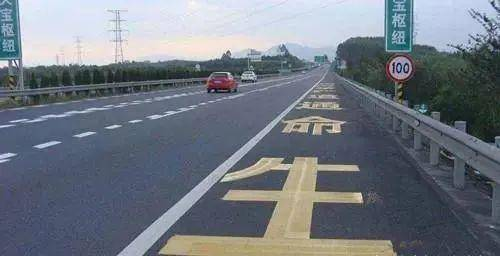
//> input picture 应急车道2.jpeg, 500 x 256 px, given in place of the camera
$ ./videoShow_sub   (built with g++ and OpenCV 4)
//> lines starting //> are read from the running program, lines starting //| are printed output that depends on the picture; after the words box and inside, x2 and y2 are one past the last pixel; in counts of white or black regions, pixels touching at a corner belong together
//> further down, frame is the input picture: 256 rows x 500 cols, CV_8UC3; mean B, G, R 129.7, 119.9, 112.8
#include <opencv2/opencv.hpp>

#include "math.h"

using namespace cv;
using namespace std;

// #define halfFarW 50
// #define halfCloseW 290
#define halfFarW 70
#define halfCloseW 400
// #define H1 460
// #define H2 650
#define H1 150
#define H2 500

#define minBarDistance 400
#define minBarS 100
double calculated_curvature;
double theata = 0;							// 用于累加局部曲率
int theata_count = 0;						// 用于累加曲率数.后面求平均
Mat polyfit(vector<Point> &in_point, int n) //
{
	int size = in_point.size();
	// 所求未知数个数
	int x_num = n + 1;
	// 构造矩阵U和Y
	Mat mat_u(size, x_num, CV_64F);
	Mat mat_y(size, 1, CV_64F);

	for (int i = 0; i < mat_u.rows; ++i)
		for (int j = 0; j < mat_u.cols; ++j)
		{
			mat_u.at<double>(i, j) = pow(in_point[i].x, j);
		}

	for (int i = 0; i < mat_y.rows; ++i)
	{
		mat_y.at<double>(i, 0) = in_point[i].y;
	}

	// 矩阵运算，获得系数矩阵K
	Mat mat_k(x_num, 1, CV_64F);
	mat_k = (mat_u.t() * mat_u).inv() * mat_u.t() * mat_y;
	// cout << mat_k << endl;
	return mat_k;
}
void imageCallback(Mat src)
{

	Mat dst2(1080, 840, CV_8UC3); // 用來繪制識別出的正交的路徑
	dst2.setTo(0);
	Mat mask(src.rows, src.cols, CV_8UC3); // 用來繪制將正交路徑變回原圖的遮罩
	mask.setTo(0);

	Point2f src_vertices[4]; // 从原图中选择出需要识别的透视区域，用于变换
	src_vertices[0] = Point(src.size().width / 2 - halfFarW, H1);
	src_vertices[1] = Point(src.size().width / 2 + halfFarW, H1);
	src_vertices[2] = Point(src.size().width / 2 - halfCloseW, H2);
	src_vertices[3] = Point(src.size().width / 2 + halfCloseW, H2);

	Point2f dst_vertices[4]; // 设置透视区域变换后的区域
	dst_vertices[0] = Point(200, 0) + Point(20, 20);
	dst_vertices[1] = Point(640, 0) + Point(20, 20);
	dst_vertices[2] = Point(200, 1080);
	dst_vertices[3] = Point(640, 1080);

	Mat M = getPerspectiveTransform(src_vertices, dst_vertices); // 透视变换矩阵
	Mat dst(1080, 840, CV_8UC3);								 // 变换后的区域

	Mat binery, lab, gray, grayToBinary, hls;

	warpPerspective(src, dst, M, dst.size(), INTER_LINEAR, BORDER_CONSTANT); // 变换
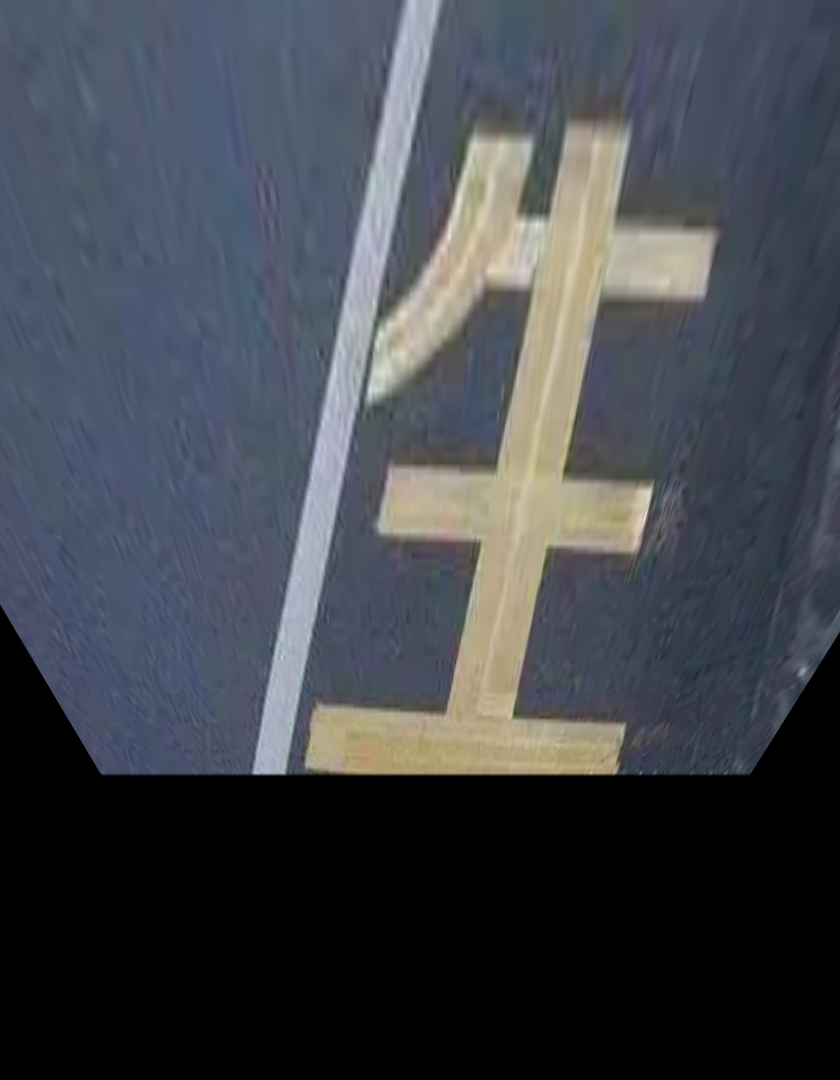
//> dst: 1080 rows x 840 cols, CV_8UC3; mean B, G, R 76.2, 69.4, 65.8
	cvtColor(dst, gray, COLOR_BGR2GRAY);									 // 获取灰度图
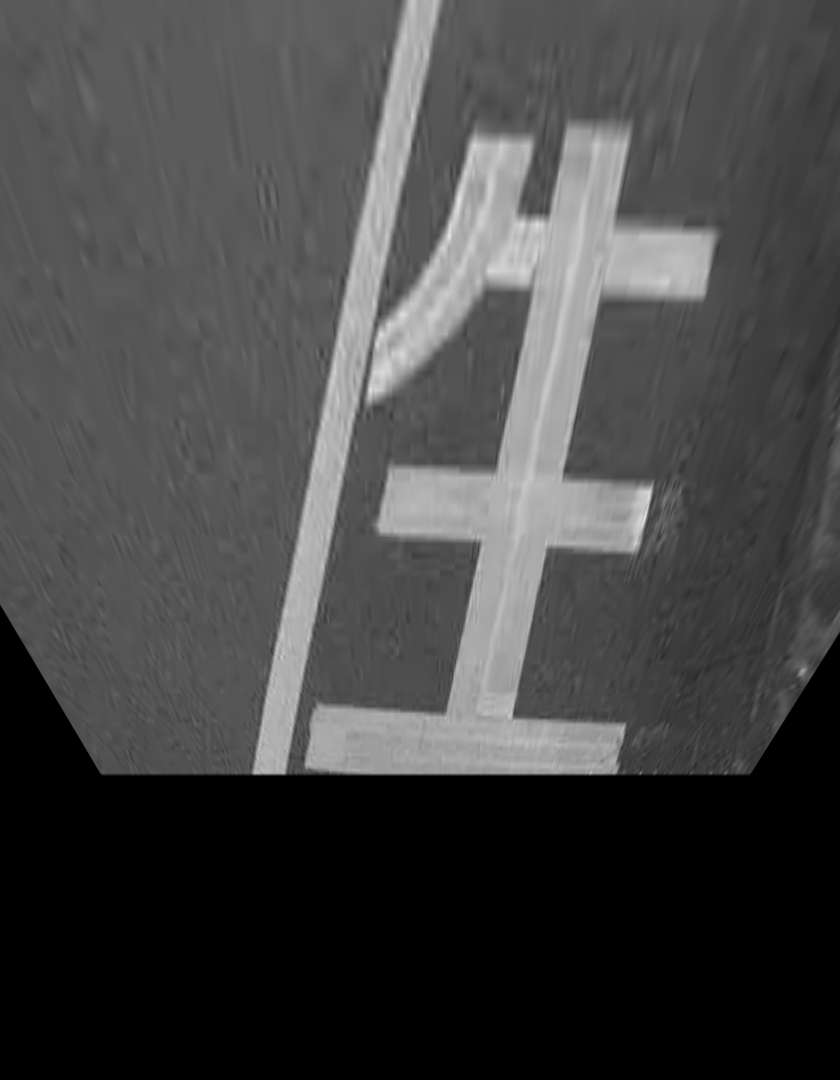
//> gray: 1080 rows x 840 cols, CV_8UC1; min 0, max 236, mean 69.1
	cvtColor(dst, lab, cv::COLOR_BGR2Lab);									 // 获取lab图
//> lab: 1080 rows x 840 cols, CV_8UC3; mean of channels 0, 1, 2 74.2, 128.5, 123.4
	cvtColor(dst, hls, cv::COLOR_BGR2HLS);
//> hls: 1080 rows x 840 cols, CV_8UC3; mean of channels 0, 1, 2 66.3, 71.1, 27.7
	// dst.copyTo(lab);
	// GaussianBlur(lab,lab,Size(5,5),0);

	std::vector<Mat> split_vec; // hsv的分离通道
	split(hls, split_vec);		// 分离以便查看特征
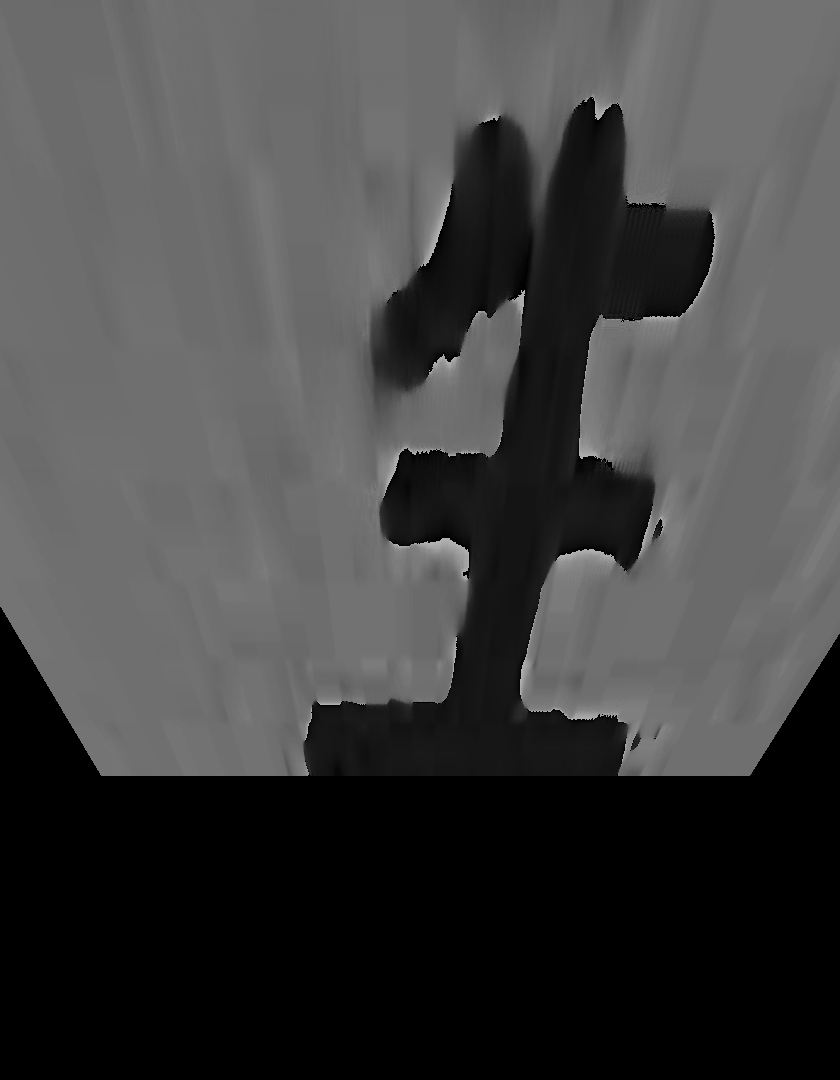
//> split_vec[0]: 1080 rows x 840 cols, CV_8UC1; min 0, max 179, mean 66.3
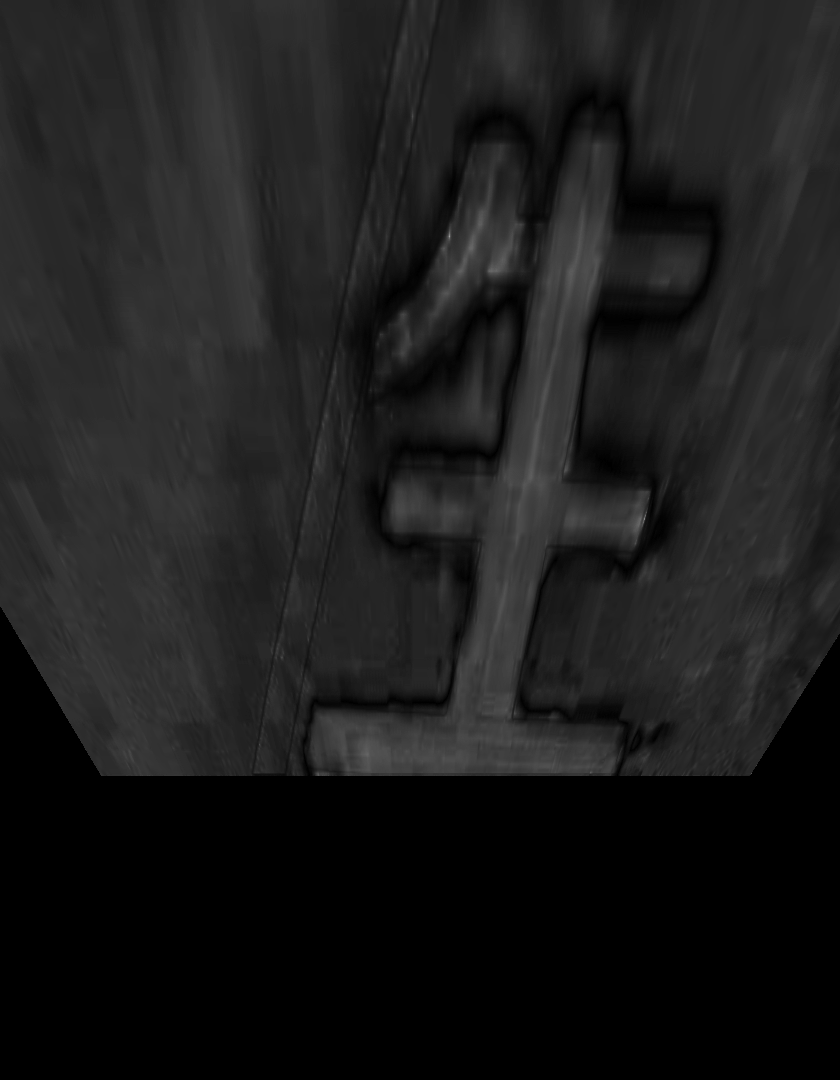
//> split_vec[2]: 1080 rows x 840 cols, CV_8UC1; min 0, max 160, mean 27.7
	GaussianBlur(dst, dst, Size(5, 5), 20, 20);
	// threshold(gray, grayToBinary,230, 255, THRESH_BINARY);
	// threshold(gray, grayToBinary,200, 255, THRESH_BINARY);
	// inRange(dst, Scalar(232, 232, 232), Scalar(255, 255, 255), binery);
	inRange(hls, Scalar(0, 232, 150), Scalar(255, 255, 255), binery);
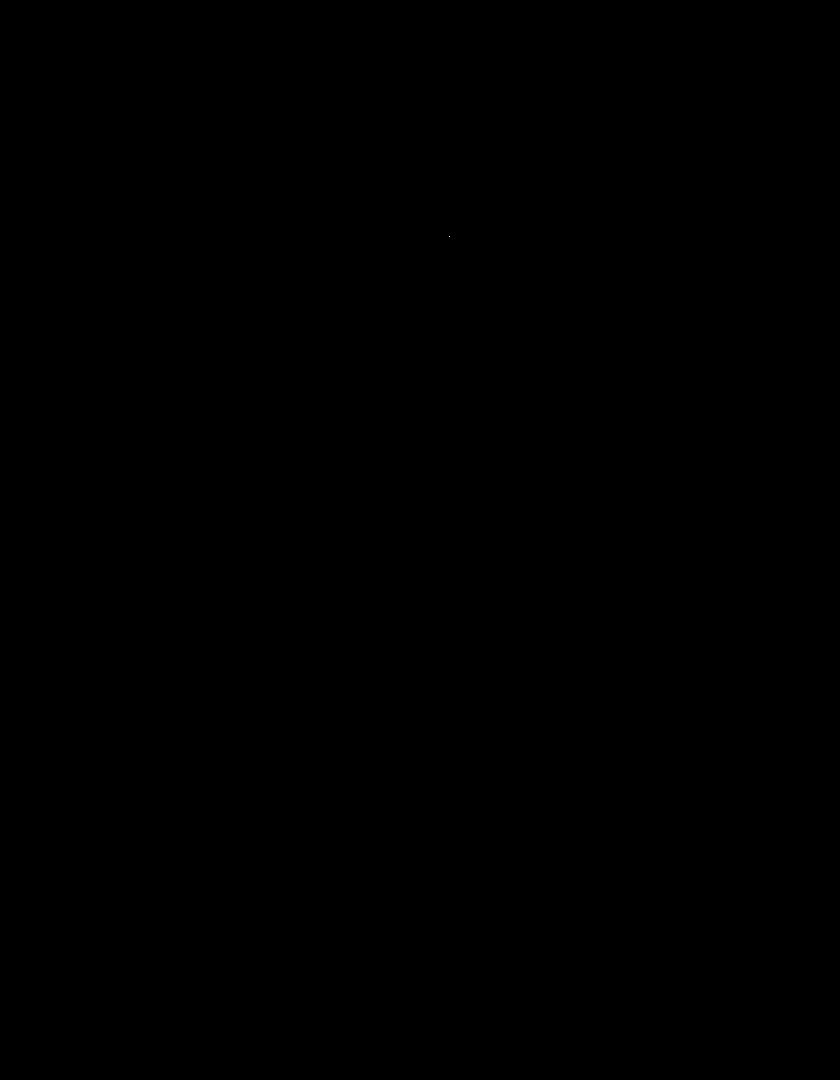
//> binery: 1080 rows x 840 cols, CV_8UC1; 0% white in thin lines or dots, all inside (x1, y1, x2, y2) = (449, 236, 450, 237)
	// [17 lines of commented-out code are left out]

	std::vector<Point> lastAllowedPoints;
	bool lastIfOneOnRight = false;
	std::vector<std::vector<Point>> vec_p;

	std::vector<Vec4i> vec_4f;
	findContours(binery, vec_p, vec_4f, RETR_EXTERNAL, CHAIN_APPROX_SIMPLE, Point(0, 0));
//> vec_p = 1 contour, all with area under 20; vec_4f = 1 item: [-1, -1, -1, -1]

	std::vector<Point> keyPoints; // 储存经过过滤的 线段的关键顶点,用于拟合

	for (int i = 0; i < vec_p.size(); i++)
	{
		if (fabs(arcLength(vec_p.at(i), true)) > 216)
		{ // 周长限制
			Point max = vec_p.at(i).at(0);
			Point min = vec_p.at(i).at(0);
			for (int j = 1; j < vec_p.at(i).size(); j++)
			{ // 寻找端点
				if (vec_p.at(i).at(j).y > max.y)
				{
					max = vec_p.at(i).at(j);
				}
				if (vec_p.at(i).at(j).y < min.y)
				{
					min = vec_p.at(i).at(j);
				}
			}
			if ((max.x - min.x) * (max.x - min.x) + (max.y - min.y) * (max.y - min.y) > 8000)
			{ // 长度限制
				circle(dst2, min, 7, Scalar(255, 0, 255));
				circle(dst2, max, 7, Scalar(255, 255, 0));

				// keyPoints.push_back(max);
				// keyPoints.push_back(min);
				keyPoints.push_back(Point(max.y, max.x));
				keyPoints.push_back(Point((min.y + max.y) / 2, (min.x + max.x) / 2));
				keyPoints.push_back(Point(min.y, min.x));
			}
			// drawContours(dst2, vec_p,i, Scalar(255, 255, 100),23);
		}
	}
//> this loop made 1 pass
//> dst2: 1080 rows x 840 cols, CV_8UC3; every value is 0
	// [5 lines of commented-out code are left out]
	if (keyPoints.size() > 0)
	{
		int n = 2; // 拟合到2次函数

		Mat mat_k = polyfit(keyPoints, n);
		double lasty = 0;  // 记录上一个y值用于微分
		double lastdy = 0; // 记录上一个dy值用于二次微分
		// 画出拟合曲线
		for (int i = keyPoints.back().x; i < keyPoints.front().x; ++i)
		{

			Point2d ipt;
			ipt.y = i;
			ipt.x = 0;
			for (int j = 0; j < n + 1; ++j)
			{
				ipt.x += mat_k.at<double>(j, 0) * pow(i, j);
			}
			if (i != keyPoints.front().x)
			{ // weifen,用于曲率计算
				double dy = ipt.x - lasty;
				if (i != keyPoints.front().x + 1)
				{
					double ddy = dy - lastdy;
					theata += ddy;
					theata_count++;
				}
				lastdy = dy;
			}
			lasty = ipt.x;
			circle(dst2, ipt, 7, Scalar(255, 255, 0));
			// circle(lab, pointArr[i], 3, cv::Scalar(0, 255, 0),3);
		}
	}
	// [13 lines of commented-out code are left out]

	if (theata_count > 0)
	{ // 计算曲率平均值并绘制到图上
		char index[10] = "";

		sprintf(index, "%f", theata / theata_count);
		putText(src, index, Point(100, 100), cv::FONT_HERSHEY_PLAIN, 2, cv::Scalar(0, 255, 255));
	}

	Mat M2 = getPerspectiveTransform(dst_vertices, src_vertices); // 用于变换回原图

	warpPerspective(dst2, mask, M2, mask.size(), INTER_LINEAR, BORDER_CONSTANT); // 变换

	Mat binary2;
	cvtColor(mask, binary2, COLOR_BGR2GRAY); // 转黑白
	// imshow("binary2", binary2);
	threshold(binary2, binary2, 50, 255, THRESH_BINARY); // 二值化
	mask.copyTo(src, binary2);							 // 剔除遮罩

	// imshow("dst", dst2);
	imshow("src", src);
	// [6 lines of commented-out code are left out]
	cv::waitKey(1);
}
// 引用计算曲率的头文件，确保其中包含了对 calculated_curvature 的声明
extern double calculated_curvature;

// 定义车轮间距
const double L = 0.5; // 假设车轮间距为0.5米
// 函数，用于根据曲率计算左右轮速度
void calculateMotorSpeeds(double curvature, double &leftSpeed, double &rightSpeed, double baseSpeed)
{
	double centralcurvature;
	// 曲率大于零，右转
	if (curvature > 0.000001)
	{
		double centralcurvature;
		centralcurvature = 1 / ((1 / curvature) + 1.5); // 转化为中心曲率
		double radius = 1.0 / centralcurvature;
		leftSpeed = baseSpeed * (1 + L / (2 * radius));
		rightSpeed = baseSpeed * (1 - L / (2 * radius));
	}
	// 曲率小于零，左转
	if (curvature < -0.000001)
	{
		double centralcurvature;
		centralcurvature = 1 / ((1 / ((-1) * curvature)) + 1.5);
		double radius = 1.0 / centralcurvature;
		leftSpeed = baseSpeed * (1 - L / (2 * radius));
		rightSpeed = baseSpeed * (1 + L / (2 * radius));
	}
	// 曲率为0，直行
	else
	{
		leftSpeed = baseSpeed;
		rightSpeed = baseSpeed;
	}
}
int main(int argc, char *argv[])
{
	VideoCapture video;
	Mat frame;
	video.open("/dev/video0");
	if (!video.isOpened())
	{
		puts("Read Video failed!");
		return -1;
	}
	// 从全局变量中获取曲率
	double curvature;
	while (1)
	{
		video >> frame;
		imageCallback(frame);
		calculated_curvature = theata / theata_count;
		curvature = calculated_curvature;
		// 基础速度设定，例如0.5米/秒
		double baseSpeed = 0.5;
		double leftSpeed, rightSpeed;

		// 根据曲率计算左右轮速度
		calculateMotorSpeeds(curvature, leftSpeed, rightSpeed, baseSpeed);

		// 输出计算结果
		std::cout << "Curvature: " << curvature << std::endl;
		std::cout << "Left Wheel Speed: " << leftSpeed << std::endl;
		std::cout << "Right Wheel Speed: " << rightSpeed << std::endl;
	}

	cv::namedWindow("view");
	cv::startWindowThread();
	cv::destroyWindow("view");

	return 0;
}

$ run again, on 应急车道3.jpg
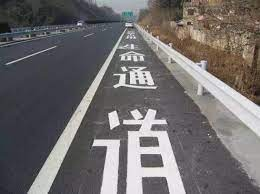
//> input picture 应急车道3.jpg, 260 x 194 px, given in place of the camera
//> frame is the input picture: 194 rows x 260 cols, CV_8UC3; mean B, G, R 108.3, 107.8, 111.8
//> in imageCallback, `warpPerspective(src, dst, M, dst.size(), INTER_LINEAR, BORDER_CONSTANT);`:
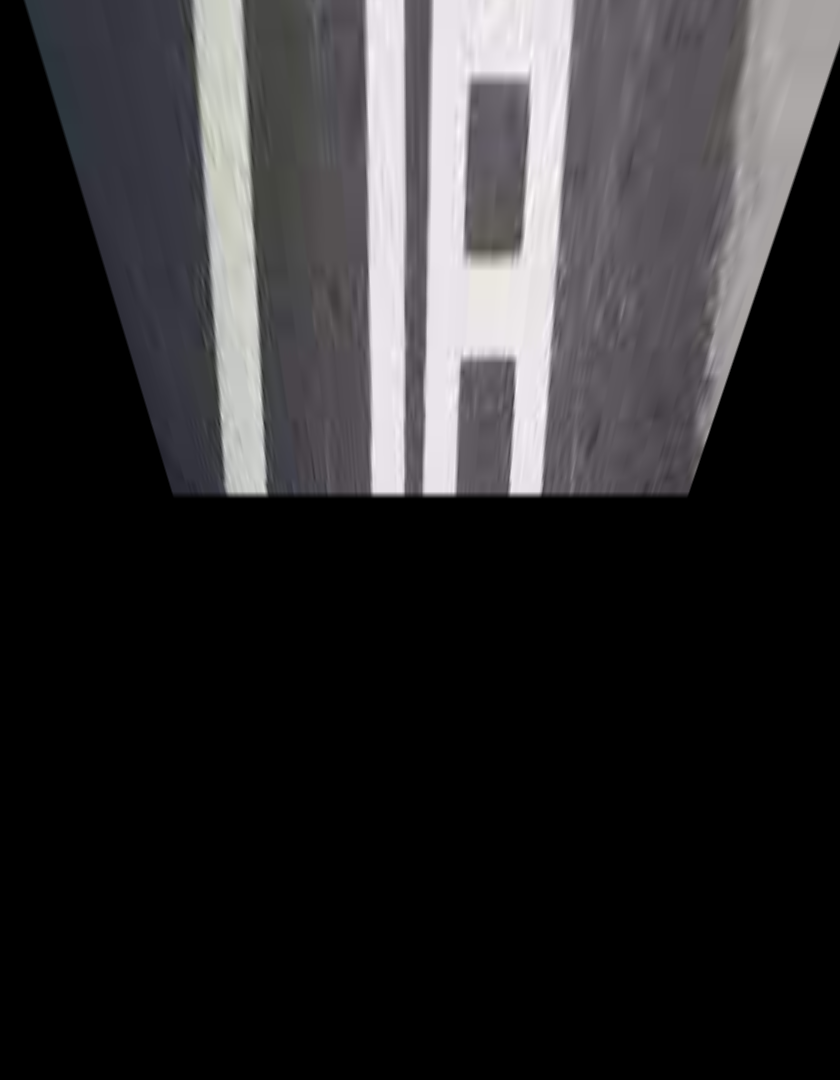
//> dst: 1080 rows x 840 cols, CV_8UC3; mean B, G, R 45.7, 44.1, 45.2
//> lab: 1080 rows x 840 cols, CV_8UC3; mean of channels 0, 1, 2 46.6, 128.7, 127.3
//> hls: 1080 rows x 840 cols, CV_8UC3; mean of channels 0, 1, 2 43.7, 45, 5.4
//> in imageCallback, `split(hls, split_vec);`:
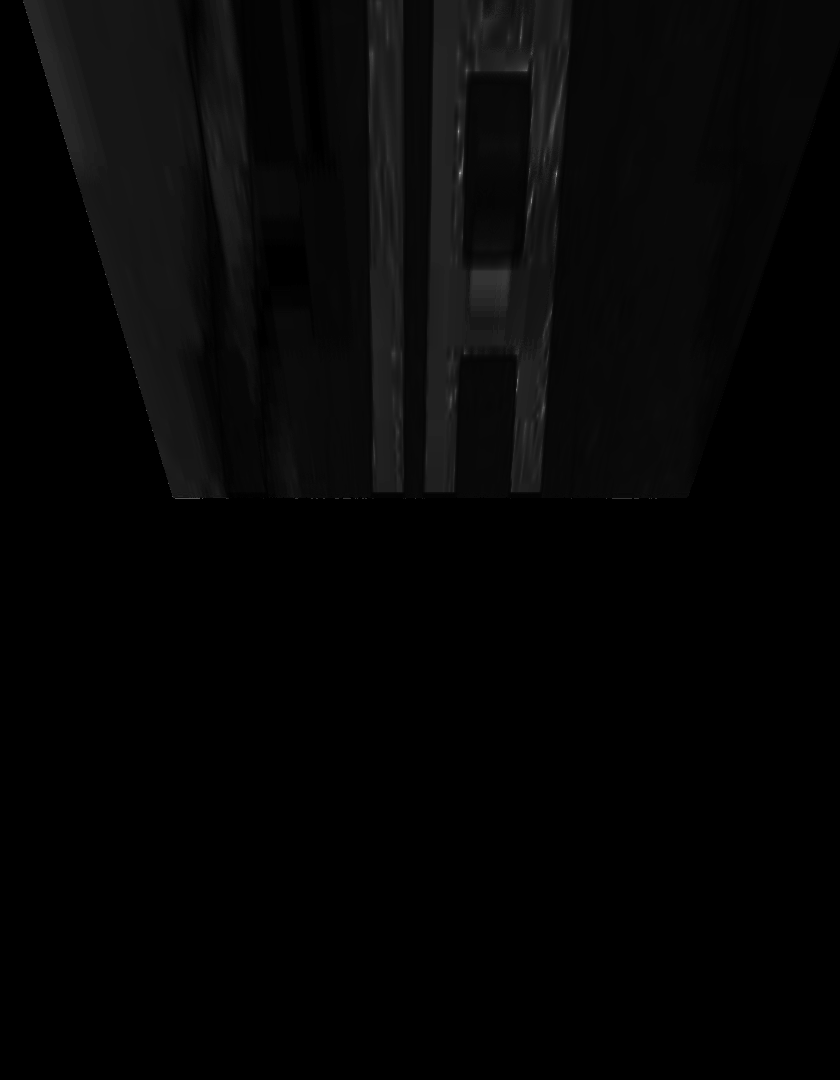
//> split_vec[2]: 1080 rows x 840 cols, CV_8UC1; min 0, max 153, mean 5.4
//> binery: 1080 rows x 840 cols, CV_8UC1; 0% white in thin lines or dots, all inside (x1, y1, x2, y2) = (458, 131, 557, 175)
//> vec_p = 3 contours, all with area under 20; vec_4f = 3 items: [1, -1, -1, -1], [2, 0, -1, -1], [-1, 1, -1, -1]
//> the loop in imageCallback, `for (int i = 0; i < vec_p.size(); i++)` made 3 passes
